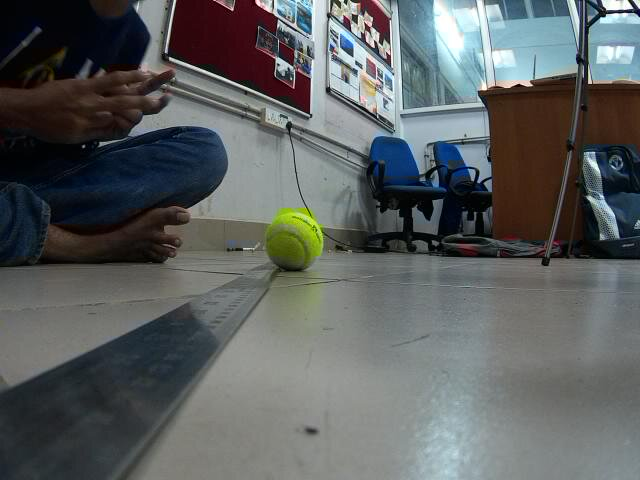
#> input picture src/ball_nav/ball.jpg, 640 x 480 px, given in place of the camera
$ python thresh.py
#> lines starting #> are read from the running program, lines starting #| are printed output that depends on the picture; after the words box and inside, x2 and y2 are one past the last pixel; in counts of white or black regions, pixels touching at a corner belong together
from collections import deque
import numpy as np
#import imutils
import cv2
def nothing(x):
    pass
cv2.namedWindow('HueComp')
cv2.namedWindow('SatComp')
cv2.namedWindow('ValComp')

cv2.createTrackbar('hmin', 'HueComp',12,179,nothing)
cv2.createTrackbar('hmax', 'HueComp',37,179,nothing)

cv2.createTrackbar('smin', 'SatComp',96,255,nothing)
cv2.createTrackbar('smax', 'SatComp',255,255,nothing)

cv2.createTrackbar('vmin', 'ValComp',186,255,nothing)
cv2.createTrackbar('vmax', 'ValComp',255,255,nothing)

hmn = cv2.getTrackbarPos('hmin','HueComp')
hmx = cv2.getTrackbarPos('hmax','HueComp')


smn = cv2.getTrackbarPos('smin','SatComp')
smx = cv2.getTrackbarPos('smax','SatComp')


vmn = cv2.getTrackbarPos('vmin','ValComp')
vmx = cv2.getTrackbarPos('vmax','ValComp')

yellowLower = (60 ,100, 100)
yellowUpper = (80, 255, 255)
pts = deque(maxlen=100)

cap = cv2.VideoCapture(2)

# keep looping
while True:
	# grab the current frame
	_,frame = cap.read()
#> frame is the input picture: shape (480, 640, 3); mean B, G, R 96, 95.9, 92
	#frame = imutils.resize(frame, width=600)
	# blurred = cv2.GaussianBlur(frame, (11, 11), 0)
	hsv = cv2.cvtColor(frame, cv2.COLOR_BGR2HSV)
#> hsv: shape (480, 640, 3); mean H, S, V 73.5, 67, 103.2
	hue,sat,val = cv2.split(hsv)
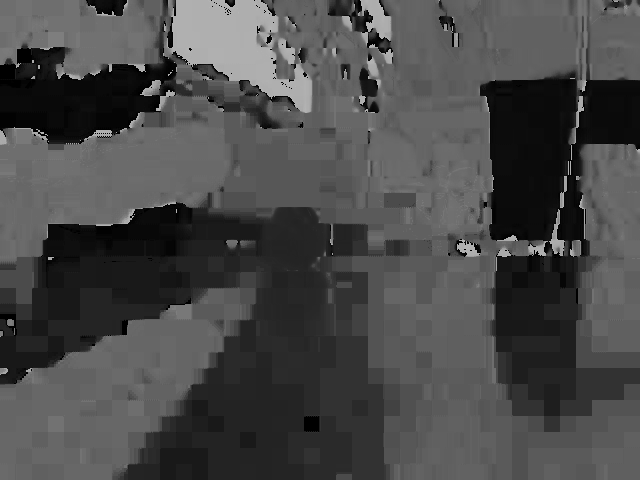
#> hue: shape (480, 640); min 0, max 179, mean 73.5
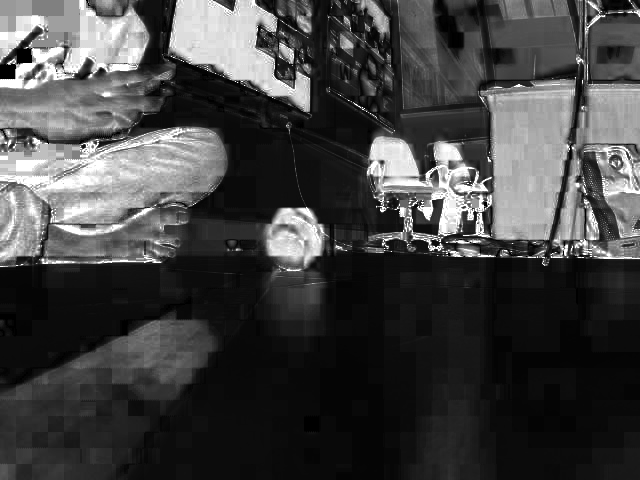
#> sat: shape (480, 640); min 0, max 255, mean 67
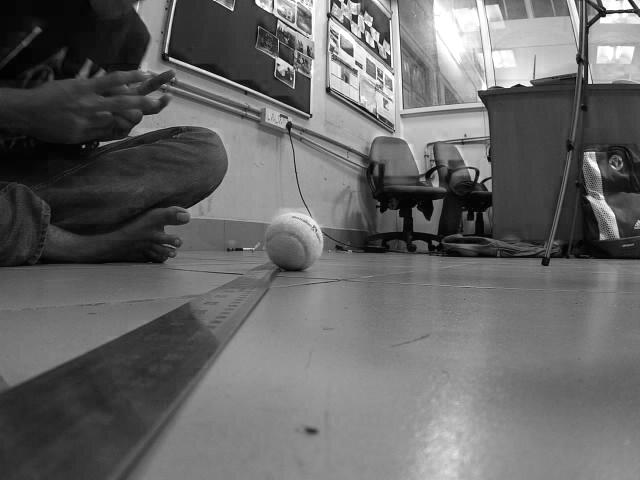
#> val: shape (480, 640); min 0, max 255, mean 103.2

	hmn = cv2.getTrackbarPos('hmin','HueComp')
	hmx = cv2.getTrackbarPos('hmax','HueComp')


	smn = cv2.getTrackbarPos('smin','SatComp')
	smx = cv2.getTrackbarPos('smax','SatComp')


	vmn = cv2.getTrackbarPos('vmin','ValComp')
	vmx = cv2.getTrackbarPos('vmax','ValComp')

	hthresh = cv2.inRange(np.array(hue),np.array(hmn),np.array(hmx))
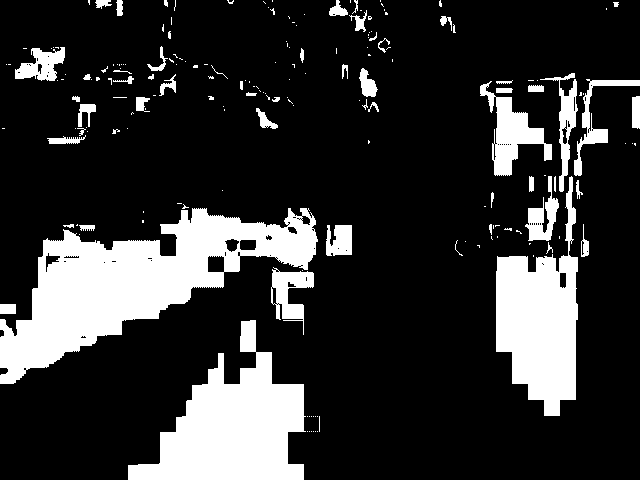
#> hthresh: shape (480, 640); 19.6% white; 191 white regions (135 under 20 px), largest, box (x1, y1, x2, y2) and area: (0, 208, 318, 384) 22157, (128, 320, 306, 480) 14213, (496, 176, 578, 416) 10921
	sthresh = cv2.inRange(np.array(sat),np.array(smn),np.array(smx))
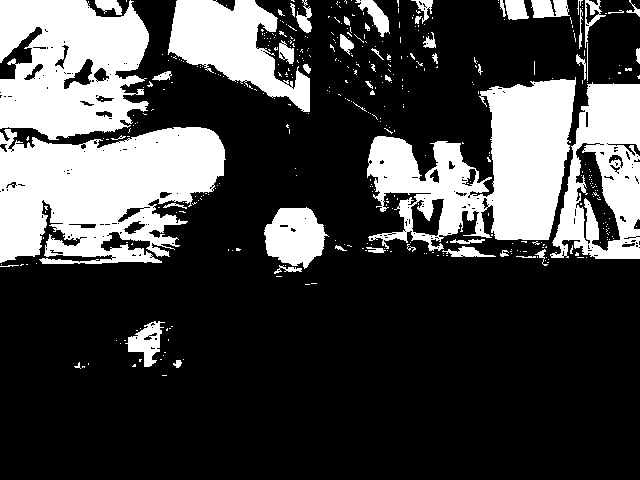
#> sthresh: shape (480, 640); 27% white; 423 white regions (373 under 20 px), largest, box (x1, y1, x2, y2) and area: (0, 127, 226, 264) 21969, (367, 77, 576, 251) 18701, (0, 0, 149, 140) 15804
	vthresh = cv2.inRange(np.array(val),np.array(vmn),np.array(vmx))
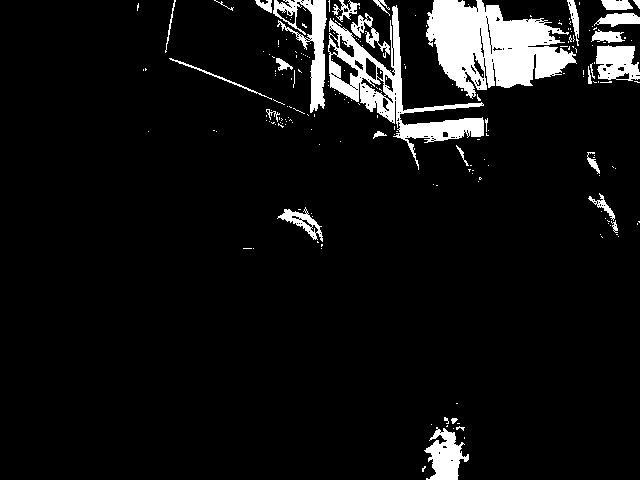
#> vthresh: shape (480, 640); 7.4% white; 208 white regions (178 under 20 px), largest, box (x1, y1, x2, y2) and area: (426, 0, 577, 99) 8745, (328, 5, 484, 170) 5269, (273, 0, 327, 113) 1984
	mask = cv2.bitwise_and(hthresh,cv2.bitwise_and(sthresh,vthresh))
#> mask: shape (480, 640); 0.11% white; 7 white regions (6 under 20 px), largest, box (x1, y1, x2, y2) and area: (285, 208, 318, 240) 313

    # hdisplay=cv2.bitwise_and(frame,frame,mask=hthresh)
    # sdisplay=cv2.bitwise_and(frame,frame,mask=sthresh)
    # vdisplay=cv2.bitwise_and(frame,frame,mask=vthresh)

	cv2.imshow("HueComp", hthresh) #gives u the 'h' threshold range
	cv2.imshow("SatComp", sthresh) #gives u the 's' threshold range
	cv2.imshow("ValComp", vthresh) #gives u the 'v' threshold range


	# construct a mask for the color "green", then perform
	# a series of dilations and erosions to remove any small
	# blobs left in the mask
	#mask = cv2.inRange(hsv, yellowLower, yellowUpper)
	mask = cv2.erode(mask, None, iterations=2)
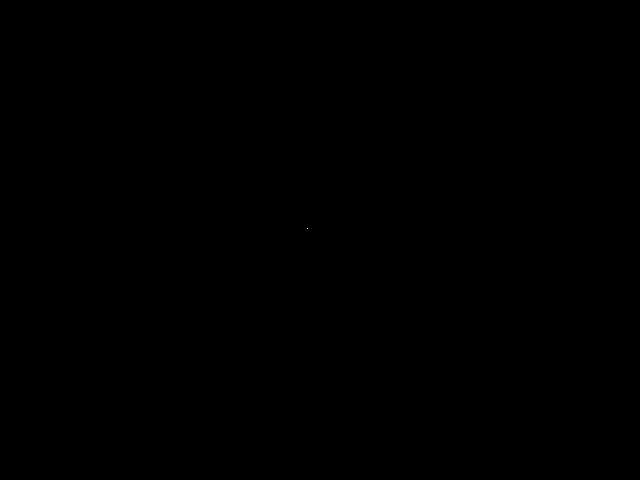
#> mask: shape (480, 640); 0% white in thin lines or dots, all inside (x1, y1, x2, y2) = (307, 228, 308, 229)
	mask = cv2.dilate(mask, None, iterations=2)
#> mask: shape (480, 640); 0.01% white; 1 white region, box (x1, y1, x2, y2) and area: (305, 226, 310, 231) 25

	# find contours in the mask and initialize the current
	# (x, y) center of the ball
	cnts = cv2.findContours(mask.copy(), cv2.RETR_EXTERNAL,
		cv2.CHAIN_APPROX_SIMPLE)[-2]
#> cnts = [[[305, 226], [305, 230], [309, 230], [309, 226]]]
	center = None

	# only proceed if at least one contour was found
	if len(cnts) > 0:
		# find the largest contour in the mask, then use
		# it to compute the minimum enclosing circle and
		# centroid
		c = max(cnts, key=cv2.contourArea)
#> c = [[305, 226], [305, 230], [309, 230], [309, 226]]
		((x, y), radius) = cv2.minEnclosingCircle(c)
#> x = 307; y = 228; radius = 2.83
		M = cv2.moments(c)
#> M = moments, m00 16, centre m10/m00, m01/m00 = (307, 228)
		center = (int(M["m10"] / M["m00"]), int(M["m01"] / M["m00"]))
#> center = (307, 228)

		# only proceed if the radius meets a minimum size
		if radius > 10:
			# draw the circle and centroid on the frame,
			# then update the list of tracked points
			cv2.circle(frame, (int(x), int(y)), int(radius),
				(0, 255, 255), 2)
			cv2.circle(frame, center, 5, (0, 0, 255), -1)

	# update the points queue
	pts.appendleft(center)

	# loop over the set of tracked points
	#for i in xrange(1, len(pts)):
		# if either of the tracked points are None, ignore
		# them
		#if pts[i - 1] is None or pts[i] is None:
			#continue

		# otherwise, compute the thickness of the line and
		# draw the connecting lines
		#thickness = int(np.sqrt(100 / float(i + 1)) * 1.5)
		#cv2.line(frame, pts[i - 1], pts[i], (0, 0, 255), thickness)

	# show the frame to our screen
	cv2.imshow("Frame", frame)
	key = cv2.waitKey(1) & 0xFF
#> (key q is pressed here)

	# if the 'q' key is pressed, stop the loop
	if key == ord("q"):
		break

# cleanup the camera and close any open windows
#> (the run stopped early here; a loop or call above may not have finished)
